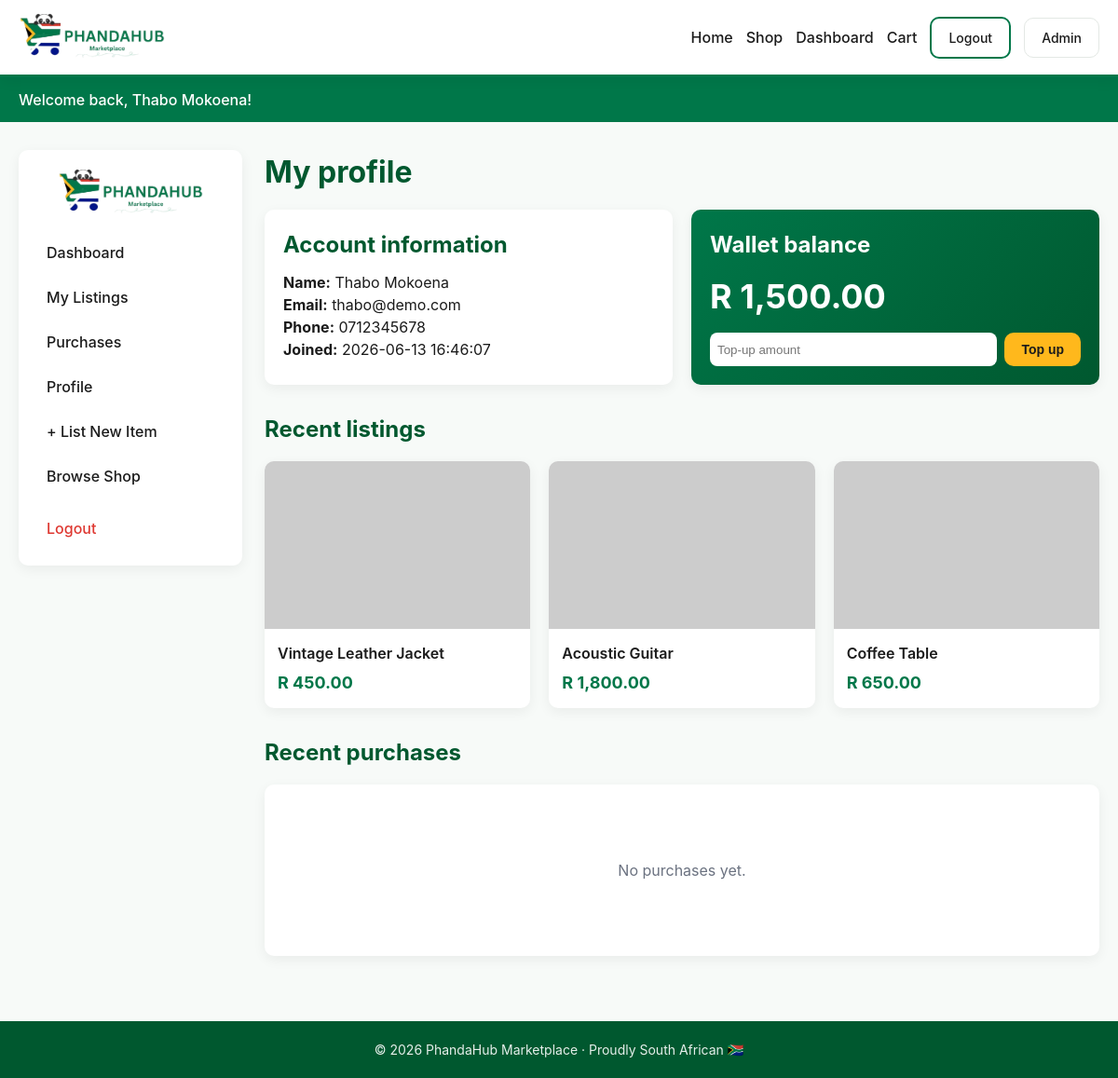
The app's page /profile.php (signed in) with its own data.
### tables this page shows
CREATE TABLE IF NOT EXISTS users (
  id           INT AUTO_INCREMENT PRIMARY KEY,
  full_name    VARCHAR(100) NOT NULL,
  email        VARCHAR(150) NOT NULL UNIQUE,
  phone        VARCHAR(20)  NOT NULL,
  password     VARCHAR(255) NOT NULL,         
  wallet       DECIMAL(10,2) NOT NULL DEFAULT 500.00,
  created_at   TIMESTAMP DEFAULT CURRENT_TIMESTAMP
);

CREATE TABLE IF NOT EXISTS products (
  id           INT AUTO_INCREMENT PRIMARY KEY,
  user_id      INT NOT NULL,
  title        VARCHAR(150) NOT NULL,
  description  TEXT NOT NULL,
  price        DECIMAL(10,2) NOT NULL,
  category     VARCHAR(50)  NOT NULL,
  image        VARCHAR(255) NOT NULL,
  stock        INT NOT NULL DEFAULT 1,
  created_at   TIMESTAMP DEFAULT CURRENT_TIMESTAMP,
  FOREIGN KEY (user_id) REFERENCES users(id) ON DELETE CASCADE
);

### includes/auth.php (called while the page is built, shortened)
<?php
function e($s) { return htmlspecialchars($s ?? '', ENT_QUOTES, 'UTF-8'); }

### profile.php (the view, shortened to what this page needs)
<?php
require_once __DIR__ . '/includes/auth.php';
require_once __DIR__ . '/includes/db.php';
$uid = (int)$_SESSION['user_id'];
$user      = $conn->query("SELECT * FROM users WHERE id=$uid")->fetch_assoc();
$listings  = $conn->query("SELECT * FROM products WHERE user_id=$uid ORDER BY created_at DESC LIMIT 3");
$purchases = $conn->query("SELECT * FROM orders   WHERE user_id=$uid ORDER BY created_at DESC LIMIT 3");
include __DIR__ . '/includes/header.php';
?>
<div class="layout">
  <?php include __DIR__ . '/includes/sidebar.php'; ?>
  <div>
    <h1 style="color:var(--green-dark);margin-bottom:16px;">My profile</h1>
    <div class="grid grid-2">
      <div class="card">
        <h2 style="color:var(--green-dark);margin-bottom:10px;">Account information</h2>
        <p><strong>Name:</strong> <?= e($user['full_name']) ?></p>
        <p><strong>Email:</strong> <?= e($user['email']) ?></p>
        <p><strong>Phone:</strong> <?= e($user['phone']) ?></p>
        <p><strong>Joined:</strong> <?= e($user['created_at']) ?></p>
      </div>
      <div class="card" style="background:linear-gradient(135deg,var(--green),var(--green-dark));color:#fff;">
        <h2 style="margin-bottom:10px;">Wallet balance</h2>
        <div style="font-size:36px;font-weight:700;margin-bottom:12px;">R <?= number_format($user['wallet'],2) ?></div>
        <form method="post" style="display:flex;gap:8px;">
          <input type="number" name="topup" min="10" max="5000" step="10" placeholder="Top-up amount" required
                 style="flex:1;padding:8px;border-radius:8px;border:none;">
          <button class="btn btn-gold">Top up</button>
        </form>
      </div>
    </div>
    <h2 class="section-title">Recent listings</h2>
    <div class="grid grid-3">
      <?php if ($listings->num_rows === 0): ?>
        <div class="card empty" style="grid-column:1/-1;">No listings yet. <a href="<?= base_url('sell.php') ?>">List one now</a>.</div>
      <?php else: while ($p = $listings->fetch_assoc()): ?>
        <div class="product">
          <img src="<?= e($p['image']) ?>" alt="">
          <div class="product-body">
            <div class="product-title"><?= e($p['title']) ?></div>
            <div class="product-price">R <?= number_format($p['price'],2) ?></div>
          </div>
        </div>
      <?php endwhile; endif; ?>
    </div>
    <h2 class="section-title">Recent purchases</h2>
    <div class="card">
      <?php if ($purchases->num_rows === 0): ?>
        <div class="empty">No purchases yet.</div>
      <?php endif; ?>
    </div>
  </div>
</div>
<?php include __DIR__ . '/includes/footer.php'; ?>

### css/style.css (style rules this page uses)
* { box-sizing: border-box; margin: 0; padding: 0; }
:root { --green: #007749; --green-dark: #00582f; --gold: #FFB81C; --red: #DE3831; --bg: #f7faf8; --text: #1b1b1b; --muted: #6b7280; --border: #e3e8e4; --card: #ffffff; --shadow: 0 4px 14px rgba(0,0,0,.06); --radius: 10px; }
body { font-family: -apple-system, BlinkMacSystemFont, "Segoe UI", Roboto, Helvetica, Arial, sans-serif; background: var(--bg); color: var(--text); line-height: 1.5; min-height: 100vh; display: flex; flex-direction: column; }
.btn { display: inline-block; padding: 10px 18px; border-radius: var(--radius); font-weight: 600; cursor: pointer; border: none; font-size: 14px; transition: transform .05s, box-shadow .15s, background .15s; }
.btn-gold { background: var(--gold); color: #1b1b1b; }
.card { background: var(--card); border-radius: var(--radius); box-shadow: var(--shadow); padding: 20px; }
.grid { display: grid; gap: 20px; }
.grid-3 { grid-template-columns: repeat(3, 1fr); }
.grid-2 { grid-template-columns: repeat(2, 1fr); }
.section-title { font-size: 24px; margin: 30px 0 16px; color: var(--green-dark); }
.product { background: #fff; border-radius: var(--radius); overflow: hidden; box-shadow: var(--shadow); display: flex; flex-direction: column; }
.product img { width: 100%; height: 180px; object-fit: cover; background: #eee; }
.product-body { padding: 14px; display: flex; flex-direction: column; gap: 6px; flex: 1; }
.product-title { font-weight: 600; font-size: 16px; color: var(--text); }
.product-price { font-size: 18px; color: var(--green); font-weight: 700; }
.layout { display: grid; grid-template-columns: 240px 1fr; gap: 24px; align-items: start; }
.empty { text-align: center; padding: 60px 20px; color: var(--muted); }

### records on screen
users: full_name "Thabo Mokoena", email "thabo@demo.com", phone "0712345678", created_at "2026-06-13 16:46:07", wallet "1,500.00"
products: title "Vintage Leather Jacket", price "450.00"
products: title "Acoustic Guitar", price "1,800.00"
products: title "Coffee Table", price "650.00"

### other values on screen
$flash['msg'] "Welcome back, Thabo Mokoena!"
